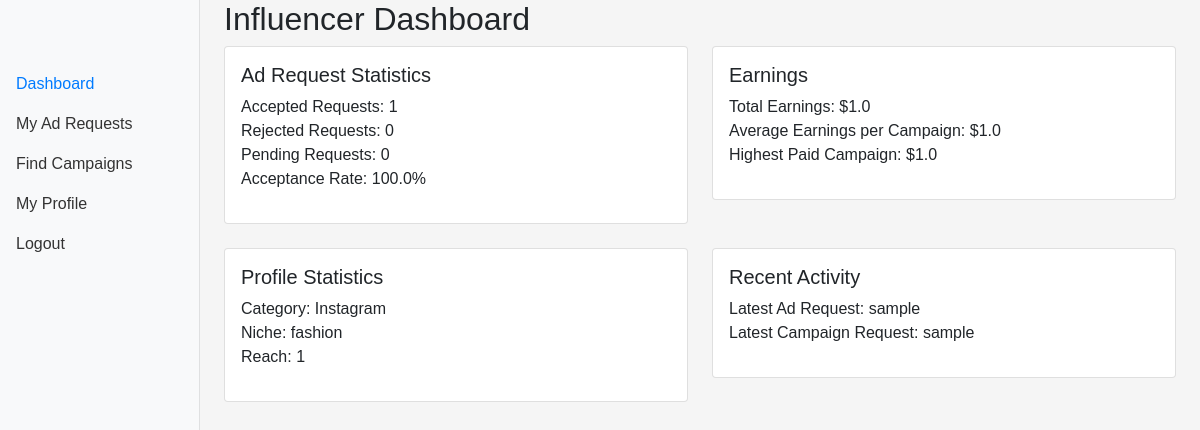
The page /influencer/dashboard (signed in) on the database as committed earlier.
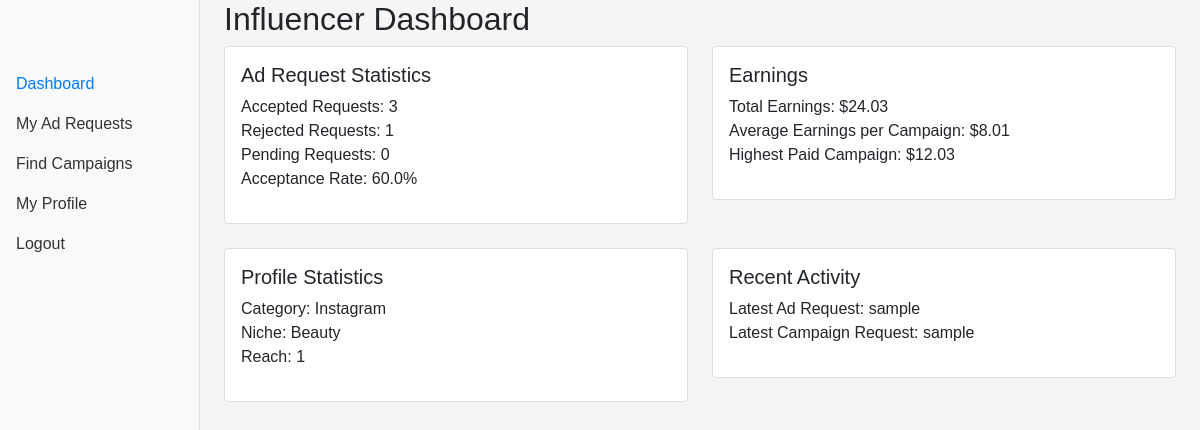
The same page on the database as committed later.
### backend/models.py (models this page shows)
class Influencer(db.Model):
    __tablename__ = 'influencers'
    id = db.Column(db.Integer, primary_key=True)
    user_id = db.Column(db.Integer, db.ForeignKey('users.id'), unique=True, nullable=False)
    name = db.Column(db.String(100), nullable=False)
    category = db.Column(db.String(100))
    niche = db.Column(db.String(100))
    reach = db.Column(db.Integer)
    user = relationship('User', backref=db.backref('influencer', uselist=False))
    ad_requests = relationship('AdRequest', back_populates='influencer')
    requests = relationship('CampaignRequest', back_populates='influencer')

class Campaign(db.Model):
    __tablename__ = 'campaigns'
    id = db.Column(db.Integer, primary_key=True)
    sponsor_id = db.Column(db.Integer, db.ForeignKey('sponsors.id'), nullable=False)
    name = db.Column(db.String(100), nullable=False)
    description = db.Column(db.Text)
    start_date = db.Column(db.Date, nullable=False)
    end_date = db.Column(db.Date, nullable=False)
    budget = db.Column(db.Float, nullable=False)
    visibility = db.Column(db.Enum('public', 'private'), nullable=False)
    goals = db.Column(db.Text)
    sponsor = relationship('Sponsor', back_populates='campaigns')
    ad_requests = relationship('AdRequest', back_populates='campaign')
    requests = relationship('CampaignRequest', back_populates='campaign')

### backend/controller.py (the view)
@app.route("/influencer/dashboard")
@login_required
def influencer_dashboard():
    if current_user.role != "influencer":
        flash("Access denied.")
        return redirect(url_for("home"))
    influencer = Influencer.query.filter_by(user_id=current_user.id).first()
    ad_requests = AdRequest.query.filter_by(influencer_id=influencer.id).all()
    campaigns = Campaign.query.filter_by(visibility="public")
    accepted_requests = sum(1 for r in ad_requests if r.status == 'accepted')
    rejected_requests = sum(1 for r in ad_requests if r.status == 'rejected')
    pending_requests = sum(1 for r in ad_requests if r.status == 'pending')
    total_requests = len(ad_requests)
    acceptance_rate = (accepted_requests / total_requests * 100) if total_requests > 0 else 0
    total_earnings = sum(r.payment_amount for r in ad_requests if r.status == 'accepted')
    avg_earnings_per_campaign = total_earnings / accepted_requests if accepted_requests > 0 else 0
    highest_paid_campaign = max((r.payment_amount for r in ad_requests if r.status == 'accepted'), default=0)
    latest_ad_request = AdRequest.query.filter_by(influencer_id=influencer.id).order_by(AdRequest.created_at.desc()).first()
    latest_campaign_request = CampaignRequest.query.filter_by(influencer_id=influencer.id).order_by(CampaignRequest.created_at.desc()).first()
    return render_template(
        "influencer_dashboard.html",
        influencer=influencer,
        ad_requests=ad_requests,
        campaigns=campaigns,
        accepted_requests=accepted_requests,
        rejected_requests=rejected_requests,
        pending_requests=pending_requests,
        acceptance_rate=round(acceptance_rate, 2),
        total_earnings=round(total_earnings, 2),
        avg_earnings_per_campaign=round(avg_earnings_per_campaign, 2),
        highest_paid_campaign=round(highest_paid_campaign, 2),
        latest_ad_request=latest_ad_request,
        latest_campaign_request=latest_campaign_request
    )

### app.py (called while the page is built)
def init_app():
    app = Flask(__name__)
    app.secret_key = 'fsfdgdsgs'
    app.debug = True
    app.config['SQLALCHEMY_DATABASE_URI'] = 'sqlite:///iescp.db'
    db.init_app(app)
    app.app_context().push()
    login_manager = LoginManager()
    login_manager.login_view = 'controller.login'
    login_manager.init_app(app)
    @login_manager.user_loader
    def load_user(id):
        return User.query.get(int(id))
    print("app started....")
    return app

### templates/influencer_dashboard.html (shortened to what this page needs)
{% extends "base.html" %}
{% block content %}
<div class="container-fluid">
    <div class="row">
        <nav id="sidebarMenu" class="col-md-3 col-lg-2 d-md-block bg-light sidebar collapse">
            <div class="position-sticky pt-3 sidebar-sticky">
                <ul class="nav flex-column">
                    <li class="nav-item">
                        <a class="nav-link active" id="dashboard-tab" data-bs-toggle="tab" href="#dashboard" role="tab" aria-controls="dashboard" aria-selected="true">
                            Dashboard
                        </a>
                    </li>
                    <li class="nav-item">
                        <a class="nav-link" id="ad-requests-tab" data-bs-toggle="tab" href="#ad-requests" role="tab" aria-controls="ad-requests" aria-selected="false">
                            My Ad Requests
                        </a>
                    </li>
                    <li class="nav-item">
                        <a class="nav-link" id="find-campaigns-tab" data-bs-toggle="tab" href="#find-campaigns" role="tab" aria-controls="find-campaigns" aria-selected="false">
                            Find Campaigns
                        </a>
                    </li>
                    <li class="nav-item">
                        <a class="nav-link" id="profile-tab" data-bs-toggle="tab" href="#profile" role="tab" aria-controls="profile" aria-selected="false">
                            My Profile
                        </a>
                    </li>
                    <li class="nav-item">
                        <a class="nav-link" href="{{ url_for('logout') }}">Logout</a>
                    </li>
                </ul>
            </div>
        </nav>
        <main class="col-md-9 ms-sm-auto col-lg-10 px-md-4">
            <div class="tab-content">
                <div id="dashboard" class="tab-pane fade show active" role="tabpanel" aria-labelledby="dashboard-tab">
                    <h1 class="h2">Influencer Dashboard</h1>
                    <div class="row">
                        <div class="col-md-6 mb-4">
                            <div class="card">
                                <div class="card-body">
                                    <h5 class="card-title">Ad Request Statistics</h5>
                                    <ul class="list-unstyled">
                                        <li>Accepted Requests: {{ accepted_requests }}</li>
                                        <li>Rejected Requests: {{ rejected_requests }}</li>
                                        <li>Pending Requests: {{ pending_requests }}</li>
                                        <li>Acceptance Rate: {{ acceptance_rate }}%</li>
                                    </ul>
                                </div>
                            </div>
                        </div>
                        <div class="col-md-6 mb-4">
                            <div class="card">
                                <div class="card-body">
                                    <h5 class="card-title">Earnings</h5>
                                    <ul class="list-unstyled">
                                        <li>Total Earnings: ${{ total_earnings }}</li>
                                        <li>Average Earnings per Campaign: ${{ avg_earnings_per_campaign }}</li>
                                        <li>Highest Paid Campaign: ${{ highest_paid_campaign }}</li>
                                    </ul>
                                </div>
                            </div>
                        </div>
                    </div>
                    <div class="row">
                        <div class="col-md-6 mb-4">
                            <div class="card">
                                <div class="card-body">
                                    <h5 class="card-title">Profile Statistics</h5>
                                    <ul class="list-unstyled">
                                        <li>Category: {{ influencer.category }}</li>
                                        <li>Niche: {{ influencer.niche }}</li>
                                        <li>Reach: {{ influencer.reach }}</li>
                                    </ul>
                                </div>
                            </div>
                        </div>
                        <div class="col-md-6 mb-4">
                            <div class="card">
                                <div class="card-body">
                                    <h5 class="card-title">Recent Activity</h5>
                                    <ul class="list-unstyled">
                                        <li>Latest Ad Request: {{ latest_ad_request.campaign.name if latest_ad_request else 'None' }}</li>
                                        <li>Latest Campaign Request: {{ latest_campaign_request.campaign.name if latest_campaign_request else 'None' }}</li>
                                    </ul>
                                </div>
                            </div>
                        </div>
                    </div>
                </div>
            </div>
        </main>
    </div>
</div>
{% endblock %}

### templates/base.html (shortened to what this page needs)
<!DOCTYPE html>
<html lang="en">
<head>
    <link href="https://cdn.jsdelivr.net/npm/bootstrap@5.0.2/dist/css/bootstrap.min.css" rel="stylesheet">
    <link rel="stylesheet" type="text/css" href="{{ url_for('static', filename='css/styles.css') }}">
</head>
<body>
        {% block content %}
        {% endblock %}
</body>
</html>

### static/css/styles.css (style rules this page uses)
body { font-family: Arial, sans-serif; background-color: #f5f5f5; }
.sidebar { position: fixed; top: 0; bottom: 0; left: 0; z-index: 100; padding: 48px 0 0; box-shadow: inset -1px 0 0 rgba(0, 0, 0, .1); }
.sidebar-sticky { position: relative; top: 0; height: calc(100vh - 48px); padding-top: .5rem; overflow-x: hidden; overflow-y: auto; }
.nav-link { font-weight: 500; color: #333; }
.nav-link.active { color: #007bff; }

Rows that differ between the two databases and show on the page:
changed Influencer "Instagram": niche "fashion" → "Beauty"
Other text that changed with them:
{{ accepted_requests }}: "1" → "3"
{{ rejected_requests }}: "0" → "1"
{{ acceptance_rate }}: "100.0" → "60.0"
{{ total_earnings }}: "1.0" → "24.03"
{{ avg_earnings_per_campaign }}: "1.0" → "8.01"
{{ highest_paid_campaign }}: "1.0" → "12.03"
